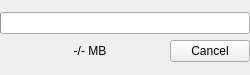
<?xml version="1.0" encoding="UTF-8"?>
<ui version="4.0">
 <class>CaptureProgressWidget</class>
 <widget class="QWidget" name="CaptureProgressWidget">
  <property name="geometry">
   <rect>
    <x>0</x>
    <y>0</y>
    <width>250</width>
    <height>75</height>
   </rect>
  </property>
  <property name="sizePolicy">
   <sizepolicy hsizetype="MinimumExpanding" vsizetype="Maximum">
    <horstretch>0</horstretch>
    <verstretch>0</verstretch>
   </sizepolicy>
  </property>
  <property name="maximumSize">
   <size>
    <width>16777215</width>
    <height>75</height>
   </size>
  </property>
  <property name="windowTitle">
   <string>Capture in progress</string>
  </property>
  <layout class="QGridLayout" name="gridLayout">
   <property name="leftMargin">
    <number>0</number>
   </property>
   <property name="topMargin">
    <number>0</number>
   </property>
   <property name="rightMargin">
    <number>0</number>
   </property>
   <property name="bottomMargin">
    <number>0</number>
   </property>
   <property name="spacing">
    <number>0</number>
   </property>
   <item row="0" column="0">
    <layout class="QVBoxLayout" name="verticalLayout_3">
     <item>
      <layout class="QHBoxLayout" name="horizontalLayout_3">
       <property name="spacing">
        <number>0</number>
       </property>
       <property name="bottomMargin">
        <number>6</number>
       </property>
       <item>
        <widget class="QProgressBar" name="progressBar">
         <property name="sizePolicy">
          <sizepolicy hsizetype="MinimumExpanding" vsizetype="Fixed">
           <horstretch>0</horstretch>
           <verstretch>0</verstretch>
          </sizepolicy>
         </property>
         <property name="maximum">
          <number>100</number>
         </property>
         <property name="value">
          <number>-1</number>
         </property>
         <property name="alignment">
          <set>Qt::AlignCenter</set>
         </property>
         <property name="textVisible">
          <bool>false</bool>
         </property>
        </widget>
       </item>
      </layout>
     </item>
     <item>
      <layout class="QHBoxLayout" name="horizontalLayout">
       <item>
        <spacer name="horizontalSpacer_2">
         <property name="orientation">
          <enum>Qt::Horizontal</enum>
         </property>
         <property name="sizeHint" stdset="0">
          <size>
           <width>40</width>
           <height>20</height>
          </size>
         </property>
        </spacer>
       </item>
       <item>
        <layout class="QVBoxLayout" name="verticalLayout_2">
         <property name="spacing">
          <number>0</number>
         </property>
         <item>
          <widget class="QLabel" name="transferProgressLabel">
           <property name="minimumSize">
            <size>
             <width>80</width>
             <height>0</height>
            </size>
           </property>
           <property name="text">
            <string>-/- MB</string>
           </property>
           <property name="alignment">
            <set>Qt::AlignCenter</set>
           </property>
          </widget>
         </item>
        </layout>
       </item>
       <item>
        <layout class="QHBoxLayout" name="horizontalLayout_2">
         <item>
          <spacer name="horizontalSpacer">
           <property name="orientation">
            <enum>Qt::Horizontal</enum>
           </property>
           <property name="sizeHint" stdset="0">
            <size>
             <width>40</width>
             <height>20</height>
            </size>
           </property>
          </spacer>
         </item>
         <item>
          <widget class="QPushButton" name="cancelTraceButton">
           <property name="sizePolicy">
            <sizepolicy hsizetype="MinimumExpanding" vsizetype="Fixed">
             <horstretch>0</horstretch>
             <verstretch>0</verstretch>
            </sizepolicy>
           </property>
           <property name="maximumSize">
            <size>
             <width>80</width>
             <height>16777215</height>
            </size>
           </property>
           <property name="text">
            <string>Cancel</string>
           </property>
          </widget>
         </item>
        </layout>
       </item>
      </layout>
     </item>
    </layout>
   </item>
  </layout>
 </widget>
 <resources/>
 <connections/>
</ui>
